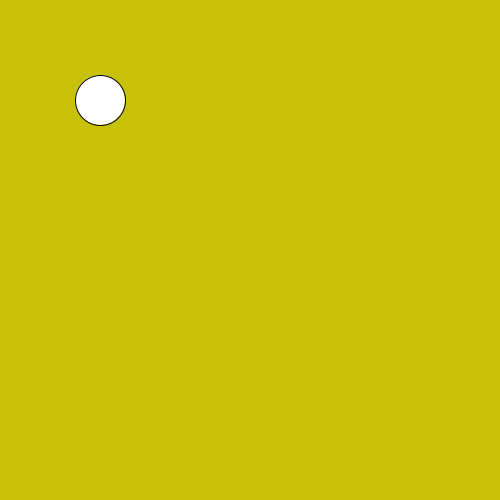
Frame 1 (no input)
Frame 60 (the mouse pressed at the canvas centre just before this capture): identical to frame 1, image omitted
Frame 120 (the mouse held since frame 60 and released just before this capture): identical to frame 1, image omitted

The Processing sketch that drew this single still picture (run headless with seeded random() and noise(); from frame 60 on, the mouse is pressed at the canvas centre):

// Processing sketch: slippery_dot
// ── slippery_dot.pde
/*** When you are done, this program will draw an ellipse 
     that jumps to new location each time you click on it.
***/
 
 // 1. Create three integer variables to represent the x, y, and the size of the ellipse
       int x = 100;
       int y = 100;
       int size = 50;
    void setup() {
      // 2. Set the size of your sketch
    size(500,500);
    }
    
    void draw() {
    
      // 3. Set the background color of your sketch
    background(200,193,10);
      // 4. Draw an ellipse using the variables created at the top of the sketch for the location and size of your ellipse. 
      //    Make sure it fits in the window. Change the variables if it does not.
    ellipse(x,y,size,size);
    
    }
    
    /******** This method gets called automatically when you press the mouse ************/
    void mousePressed() {
      //5. Create an integer variable called distance
      int distance = getDistanceFromMouse(x,y);
      //6. The getDistanceFromMouse() method below returns a number.
      //   Set the value of your distance variable to the value returned by the getDistance method
      //   You will need to pass the x and y location of your ellipse to this method.
        if(distance < size){
         x = (int) random(width); 
         y = (int) random(height);
        }
        
          
      //7.  Use an if statement to check if your distance variable is < the radius of the ellipse
      //    If it is, make a new x AND y for the ellipse, for a new random location on the window
      //    Hint: Use code like this      x = (int) random(width);
       
      
    }
    
    /********  This method gives you the number of pixels between the mouse and the x,y point ***********/
    int getDistanceFromMouse(int x, int y) {
      return (int)Math.sqrt(Math.pow((mouseX-x),2) + Math.pow((mouseY-y),2));
    }
